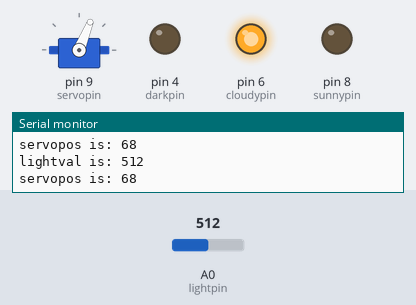
The sketch below on a simulated Arduino Uno, built with avr-gcc and run on an emulated ATmega328P. On the bench: servo, output pins drawn as LEDs (lit = HIGH), the last lines printed to the serial monitor. Inputs (shaded band) come from the test bench; at power-on: A0 (lightpin) = 512.

Above: at 1.2 s.
1.3 s: A0 (lightpin) set to 396
At 2.5 s:
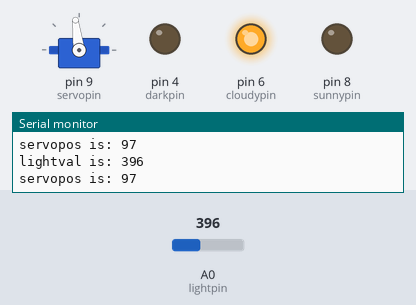
2.8 s: A0 (lightpin) set to 371
At 3.4 s:
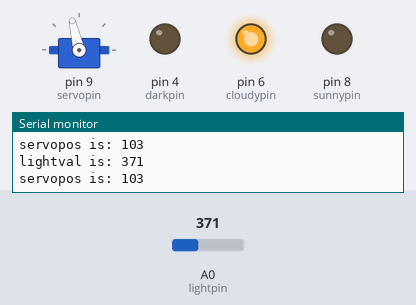
4.3 s: A0 (lightpin) set to 106
At 5.5 s:
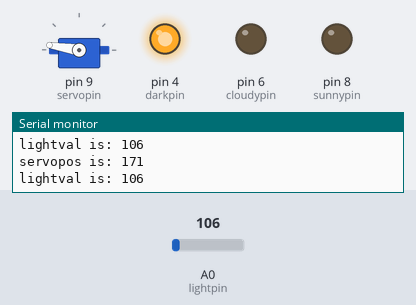
5.8 s: A0 (lightpin) set to 92
At 6.7 s:
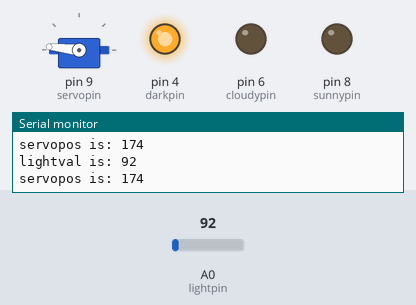
7.3 s: A0 (lightpin) set to 11
At 7.7 s:
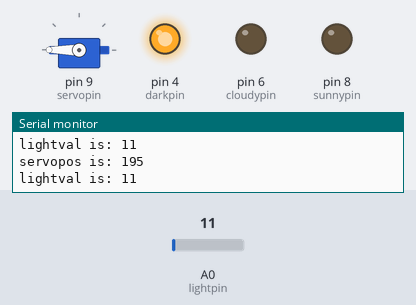
8.8 s: A0 (lightpin) set to 8
Timing chart, 0 to 11.8 s (numbered marks = the images above; inputs shaded):
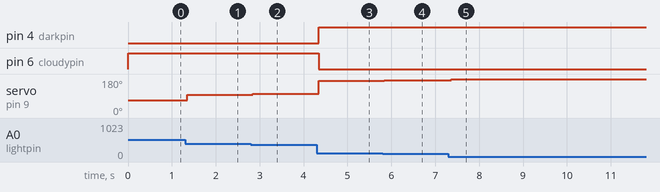

Measured:
- after the input at 1.3 s, servo on pin 9 (servopin): 68° → 97° after 0.05 s
- after the input at 2.8 s, servo on pin 9 (servopin): 97° → 103° after 0.05 s
- after the input at 4.3 s, pin 4 (darkpin): LOW → HIGH at once; pin 6 (cloudypin): HIGH → LOW at once; servo on pin 9 (servopin): 103° → 171° at once
- after the input at 5.8 s, servo on pin 9 (servopin): 171° → 174° at once
- after the input at 7.3 s, servo on pin 9 (servopin): 174° → 180° after 0.07 s

The sketch:

cloud_indicator_servo_mottor.ino
```cpp
#include <Servo.h>

int lightpin=A0;
int lightval;
int sunnypin=8;
int darkpin=4;
int cloudypin=6;
int servopin=9;
int servopos;
int dt=1000;
Servo myServo;

void setup() {
  // put your setup code here, to run once:
  pinMode(lightpin, INPUT);
  pinMode(sunnypin, OUTPUT);
  pinMode(darkpin, OUTPUT);
  pinMode(cloudypin, OUTPUT);
  pinMode(servopin, OUTPUT);
  Serial.begin(9600);
  myServo.attach(servopin);
}

void loop() {
  // put your main code here, to run repeatedly:
    lightval = analogRead(lightpin);
 // servopos = (180./1023.)*lightval;
  servopos = (-16./63.)*lightval + 16.*780./63.;
  Serial.print("lightval is: ");
  Serial.println(lightval);
  Serial.print("servopos is: ");
  Serial.println(servopos);
  if (lightval <= 164){
    digitalWrite(darkpin, HIGH);
    digitalWrite(sunnypin, LOW);
    digitalWrite(cloudypin, LOW);
    //myServo.write(0);
  }
  else if ((lightval > 164) &&(lightval <= 600)){
    digitalWrite(darkpin, LOW);
    digitalWrite(sunnypin, LOW);
    digitalWrite(cloudypin, HIGH);
    //myServo.write(90);
  }
  else {
    digitalWrite(darkpin, LOW);
    digitalWrite(sunnypin, HIGH);
    digitalWrite(cloudypin, LOW);

    //myServo.write(180);
  }
  myServo.write(servopos);
  //delay(1000);

//  digitalWrite(buzzpin, HIGH);
//  delay(buzzdelay);
//  digitalWrite(buzzpin, LOW);
//  delay(buzzdelay);
//  Serial.println(lightval);
////  delay(250);

//  while (servopos <= 180){
//    myServo.write(servopos);
//    delay(dt);
//    servopos = servopos + 15;
//  }
//  servopos = 0;
//  delay(dt);
}
```
